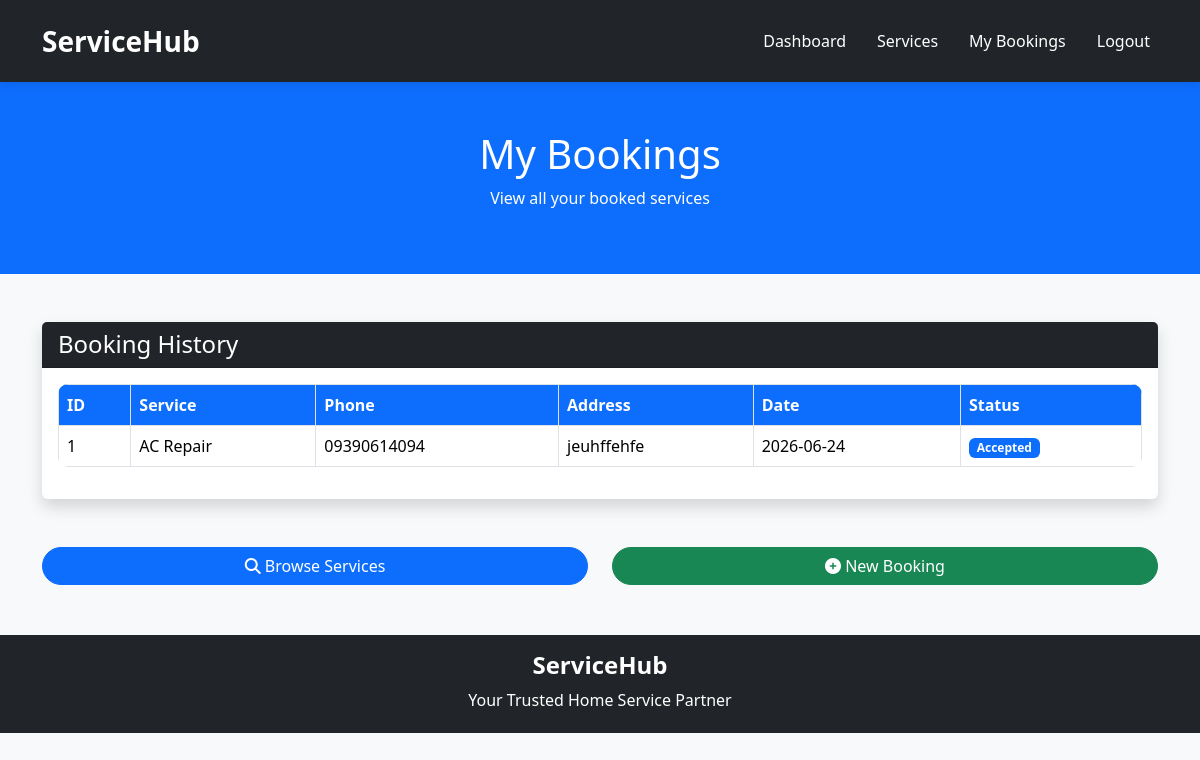
/my-bookings (signed in), run on the app's committed database.
### tables this page shows
CREATE TABLE bookings(
        id INTEGER PRIMARY KEY AUTOINCREMENT,
        user_id INTEGER,
        worker_id INTEGER,
        service_name TEXT,
        phone TEXT,
        address TEXT,
        booking_date TEXT,
        status TEXT DEFAULT 'Pending',
        FOREIGN KEY(user_id) REFERENCES users(id),
        FOREIGN KEY(worker_id) REFERENCES users(id)
    );

### app.py (the view)
@app.route("/my-bookings")
def my_bookings():
    if "user_id" not in session:
        return redirect(url_for("login"))
    conn = get_db_connection()
    bookings = conn.execute("""
    SELECT * FROM bookings
    WHERE user_id=?
    """, (session["user_id"],)).fetchall()
    conn.close()
    return render_template(
        "customer/bookings.html",
        bookings=bookings
    )

### app.py (called while the page is built)
def get_db_connection():
    conn = sqlite3.connect(DATABASE)
    conn.row_factory = sqlite3.Row
    return conn

### templates/customer/bookings.html (shortened to what this page needs)
<!DOCTYPE html>
<html lang="en">
<head>
    <link href="https://cdn.jsdelivr.net/npm/bootstrap@5.3.3/dist/css/bootstrap.min.css"
          rel="stylesheet">
    <link rel="stylesheet"
          href="{{ url_for('static', filename='css/style.css') }}">
    <link rel="stylesheet"
          href="https://cdnjs.cloudflare.com/ajax/libs/font-awesome/6.5.1/css/all.min.css">
</head>
<body>
<nav class="navbar navbar-expand-lg navbar-dark bg-dark">
    <div class="container">
        <a class="navbar-brand" href="/">
            ServiceHub
        </a>
        <div class="collapse navbar-collapse"
             id="navbarNav">
            <ul class="navbar-nav ms-auto">
                <li class="nav-item">
                    <a class="nav-link" href="/dashboard">
                        Dashboard
                    </a>
                </li>
                <li class="nav-item">
                    <a class="nav-link" href="/services">
                        Services
                    </a>
                </li>
                <li class="nav-item">
                    <a class="nav-link active" href="/my-bookings">
                        My Bookings
                    </a>
                </li>
                <li class="nav-item">
                    <a class="nav-link text-danger" href="/logout">
                        Logout
                    </a>
                </li>
            </ul>
        </div>
    </div>
</nav>
<section class="bg-primary text-white py-5">
    <div class="container text-center">
        <h1>My Bookings</h1>
        <p>
            View all your booked services
        </p>
    </div>
</section>
<div class="container my-5">
    <div class="card shadow border-0">
        <div class="card-header bg-dark text-white">
            <h4 class="mb-0">
                Booking History
            </h4>
        </div>
        <div class="card-body">
            {% if bookings %}
            <div class="table-responsive">
                <table class="table table-bordered table-hover">
                    <thead>
                        <tr>
                            <th>ID</th>
                            <th>Service</th>
                            <th>Phone</th>
                            <th>Address</th>
                            <th>Date</th>
                            <th>Status</th>
                        </tr>
                    </thead>
                    <tbody>
                        {% for booking in bookings %}
                        <tr>
                            <td>{{ booking.id }}</td>
                            <td>
                                {{ booking.service_name }}
                            </td>
                            <td>
                                {{ booking.phone }}
                            </td>
                            <td>
                                {{ booking.address }}
                            </td>
                            <td>
                                {{ booking.booking_date }}
                            </td>
                            <td>
                                {% if booking.status == 'Pending' %}
                                    <span class="badge bg-warning text-dark">
                                        Pending
                                    </span>
                                {% elif booking.status == 'Accepted' %}
                                    <span class="badge bg-primary">
                                        Accepted
                                    </span>
                                {% elif booking.status == 'Completed' %}
                                    <span class="badge bg-success">
                                        Completed
                                    </span>
                                {% else %}
                                    <span class="badge bg-secondary">
                                        {{ booking.status }}
                                    </span>
                                {% endif %}
                            </td>
                        </tr>
                        {% endfor %}
                    </tbody>
                </table>
            </div>
            {% endif %}
        </div>
    </div>
</div>
<div class="container mb-5">
    <div class="row">
        <div class="col-md-6">
            <a href="/services"
               class="btn btn-primary w-100">
                <i class="fas fa-search"></i>
                Browse Services
            </a>
        </div>
        <div class="col-md-6">
            <a href="/book-service"
               class="btn btn-success w-100">
                <i class="fas fa-plus-circle"></i>
                New Booking
            </a>
        </div>
    </div>
</div>
<footer class="bg-dark text-white text-center py-3">
    <h5>
        ServiceHub
    </h5>
    <p>
        Your Trusted Home Service Partner
    </p>
</footer>
</body>
</html>

### static/css/style.css (style rules this page uses)
* { margin:0; padding:0; box-sizing:border-box; font-family:'Segoe UI',sans-serif; }
body { background:#f8f9fa; color:#333; }
.navbar { padding:15px 0; box-shadow:0 2px 10px rgba(0,0,0,0.1); }
.navbar-brand { font-size:28px; font-weight:700; color:#ffffff !important; }
.nav-link { color:white !important; margin-left:15px; font-weight:500; }
footer { margin-top:50px; }
footer h5 { font-size:24px; font-weight:700; }
footer p { margin-bottom:5px; }
.table { background:white; border-radius:10px; overflow:hidden; }
.table th { background:#0d6efd; color:white; }
.btn-primary { border-radius:30px; }
.btn-success { border-radius:30px; }

### data on the page
bookings: id "1", service_name "AC Repair", phone "09390614094", address "jeuhffehfe", booking_date "2026-06-24", status "Accepted"
